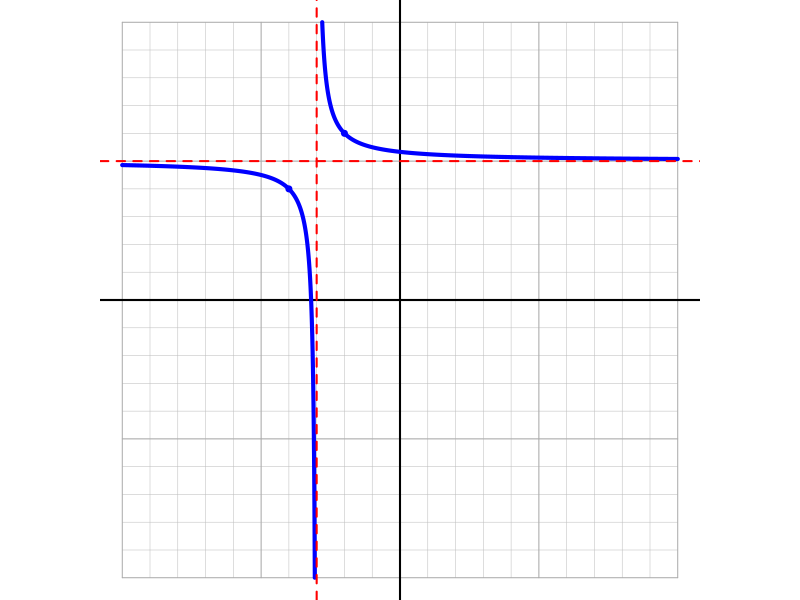

This figure's R source:
## ---- chunk 1

hk = sample(1:6,2)*sample(c(-1,1),2,T)
h = hk[1]
k = hk[2]

f = paste0("\\frac{1}{x+",-h,"}+",k,collapse="")
f = gsub("+-","-",f,fixed=T)

a1 = paste0("Yes, at y=",k,".",collapse="")
a2 = paste0("Yes, at x=",h,".",collapse="")

ach = character()
for(i in c("x","y")){
    for(j in sort(c(-h,-k,h,k))){
        ach = c(ach,paste0("Yes, at ",i,"=",j,".",collapse=""))
    }
}
ach = c(ach,"No.")
al = paste0("* ",ach,collapse="\n")

sol1 = paste0(1*(ach==a1),collapse="")
sol2 = paste0(1*(ach==a2),collapse="")

## ---- chunk 2
par(mar=c(0,0,0,0),oma=c(0,0,0,0),pty="s")
plot(0,0,"n",xlim=c(-10,10),ylim=c(-10,10),axes=F,ann=F)

for(i in -10:10){
    lines(c(-10,10),c(i,i),col="grey",lwd=0.5)
    lines(c(i,i),c(-10,10),col="grey",lwd=0.5)
}
for(i in seq(-10,10,5)){
    lines(c(-10,10),c(i,i),col="darkgrey",lwd=0.8)
    lines(c(i,i),c(-10,10),col="darkgrey",lwd=0.8)
}
abline(h=0,lwd=2)
abline(v=0,lwd=2)

x = seq(-10,10,0.00001)
y = 1/(x-h)+k
x2 = x[!is.na(y)]
y2 = y[!is.na(y)]
x = x2[abs(y2)<=10]
y = y2[abs(y2)<=10]
breaks = c(0,which(abs(diff(y))>10),length(x))
for(j in 1:(length(breaks)-1)){
    suppressWarnings(lines(x[(breaks[j]+1):(breaks[j+1]-1)],y[(breaks[j]+1):(breaks[j+1]-1)],type="l",lwd=4,col="blue"))
}

abline(v=h,col="red",lty=2,lwd=2)
abline(h=k,col="red",lty=2,lwd=2)

points(c(1+h,-1+h),c(1+k,-1+k),col="blue",pch=19,cex=0.8)
